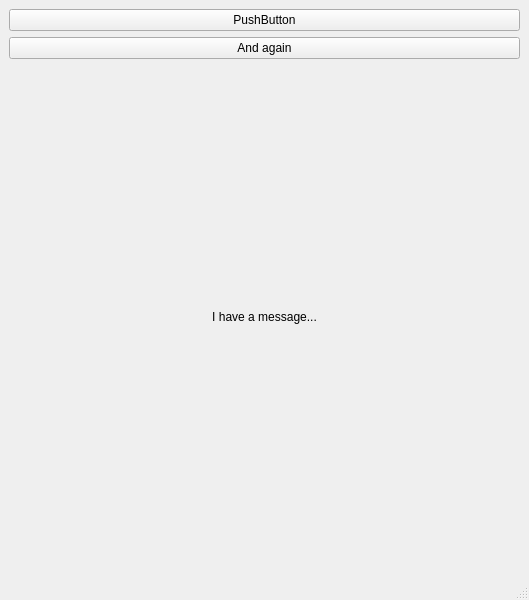
<?xml version="1.0" encoding="UTF-8"?>
<ui version="4.0">
 <class>MainWindow</class>
 <widget class="QMainWindow" name="MainWindow">
  <property name="geometry">
   <rect>
    <x>0</x>
    <y>0</y>
    <width>529</width>
    <height>600</height>
   </rect>
  </property>
  <property name="windowTitle">
   <string>MainWindow</string>
  </property>
  <widget class="QWidget" name="centralwidget">
   <layout class="QVBoxLayout" name="verticalLayout">
    <item>
     <widget class="QPushButton" name="pushButton">
      <property name="text">
       <string>PushButton</string>
      </property>
     </widget>
    </item>
    <item>
     <widget class="QPushButton" name="pushButton_2">
      <property name="text">
       <string>And again</string>
      </property>
     </widget>
    </item>
    <item>
     <widget class="QLabel" name="labelMessage">
      <property name="text">
       <string>I have a message...</string>
      </property>
      <property name="alignment">
       <set>Qt::AlignCenter</set>
      </property>
     </widget>
    </item>
   </layout>
  </widget>
  <widget class="QMenuBar" name="menubar">
   <property name="geometry">
    <rect>
     <x>0</x>
     <y>0</y>
     <width>529</width>
     <height>25</height>
    </rect>
   </property>
  </widget>
  <widget class="QStatusBar" name="statusbar"/>
 </widget>
 <resources/>
 <connections/>
</ui>
